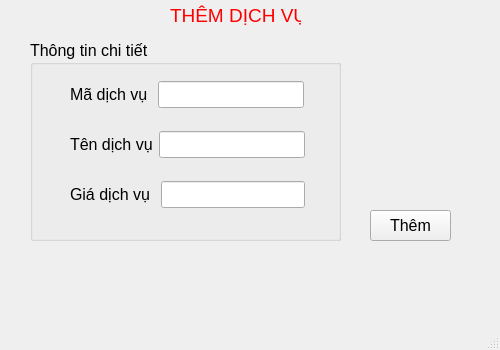
<?xml version="1.0" encoding="UTF-8"?>
<ui version="4.0">
 <class>manage_addnewservice</class>
 <widget class="QMainWindow" name="manage_addnewservice">
  <property name="geometry">
   <rect>
    <x>0</x>
    <y>0</y>
    <width>500</width>
    <height>350</height>
   </rect>
  </property>
  <property name="font">
   <font>
    <pointsize>12</pointsize>
   </font>
  </property>
  <property name="windowTitle">
   <string>MainWindow</string>
  </property>
  <widget class="QWidget" name="centralwidget">
   <widget class="QLabel" name="label">
    <property name="geometry">
     <rect>
      <x>170</x>
      <y>0</y>
      <width>131</width>
      <height>31</height>
     </rect>
    </property>
    <property name="text">
     <string>&lt;html&gt;&lt;head/&gt;&lt;body&gt;&lt;p&gt;&lt;span style=&quot; font-size:14pt; color:#ff0000;&quot;&gt;THÊM DỊCH VỤ &lt;/span&gt;&lt;/p&gt;&lt;/body&gt;&lt;/html&gt;</string>
    </property>
   </widget>
   <widget class="QPushButton" name="pushButton">
    <property name="geometry">
     <rect>
      <x>370</x>
      <y>210</y>
      <width>81</width>
      <height>31</height>
     </rect>
    </property>
    <property name="text">
     <string>Thêm</string>
    </property>
   </widget>
   <widget class="QGroupBox" name="groupBox">
    <property name="geometry">
     <rect>
      <x>30</x>
      <y>40</y>
      <width>311</width>
      <height>201</height>
     </rect>
    </property>
    <property name="title">
     <string>Thông tin chi tiết</string>
    </property>
    <widget class="QWidget" name="">
     <property name="geometry">
      <rect>
       <x>40</x>
       <y>90</y>
       <width>235</width>
       <height>29</height>
      </rect>
     </property>
     <layout class="QHBoxLayout" name="horizontalLayout_2">
      <item>
       <widget class="QLabel" name="label_3">
        <property name="text">
         <string>Tên dịch vụ</string>
        </property>
       </widget>
      </item>
      <item>
       <widget class="QLineEdit" name="lineEdit_tdv"/>
      </item>
     </layout>
    </widget>
    <widget class="QWidget" name="">
     <property name="geometry">
      <rect>
       <x>40</x>
       <y>140</y>
       <width>235</width>
       <height>29</height>
      </rect>
     </property>
     <layout class="QHBoxLayout" name="horizontalLayout_3">
      <item>
       <widget class="QLabel" name="label_4">
        <property name="text">
         <string>Giá dịch vụ </string>
        </property>
       </widget>
      </item>
      <item>
       <widget class="QLineEdit" name="lineEdit_gdv"/>
      </item>
     </layout>
    </widget>
    <widget class="QWidget" name="">
     <property name="geometry">
      <rect>
       <x>40</x>
       <y>40</y>
       <width>234</width>
       <height>29</height>
      </rect>
     </property>
     <layout class="QHBoxLayout" name="horizontalLayout">
      <item>
       <widget class="QLabel" name="label_2">
        <property name="text">
         <string>Mã dịch vụ </string>
        </property>
       </widget>
      </item>
      <item>
       <widget class="QLineEdit" name="lineEdit_mdv"/>
      </item>
     </layout>
    </widget>
   </widget>
  </widget>
  <widget class="QMenuBar" name="menubar">
   <property name="geometry">
    <rect>
     <x>0</x>
     <y>0</y>
     <width>500</width>
     <height>28</height>
    </rect>
   </property>
  </widget>
  <widget class="QStatusBar" name="statusbar"/>
 </widget>
 <resources/>
 <connections/>
</ui>
